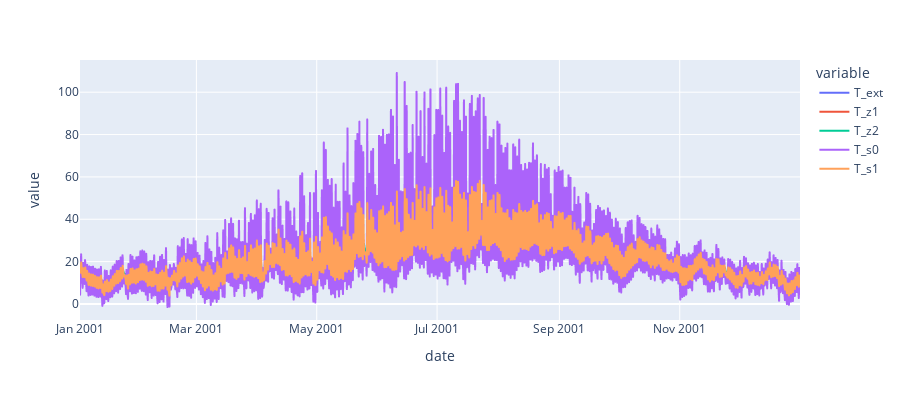

Here is the notebook cell this chart was saved with:
### Code cell
import plotly.express as px

fig = px.line(df_graph,x='date',y=['T_ext','T_z1','T_z2','T_s0','T_s1'],height=400)
fig.show()

### Figure 1 — Plotly figure (JSON) as saved in the notebook; plotly's stock layout.template omitted (floating-point values rounded to 4 significant figures; data arrays with more than 128 entries replaced by an {"elided": "..."} marker saying what was removed)
{"data": [{"hovertemplate": "variable=T_ext<br>date=%{x}<br>value=%{y}<extra></extra>", "legendgroup": "T_ext", "line": {"color": "#636efa", "dash": "solid"}, "marker": {"symbol": "circle"}, "mode": "lines", "name": "T_ext", "showlegend": true, "type": "scattergl", "x": {"elided": "8760 str values"}, "xaxis": "x", "y": {"elided": "8760 float values"}, "yaxis": "y"}, {"hovertemplate": "variable=T_z1<br>date=%{x}<br>value=%{y}<extra></extra>", "legendgroup": "T_z1", "line": {"color": "#EF553B", "dash": "solid"}, "marker": {"symbol": "circle"}, "mode": "lines", "name": "T_z1", "showlegend": true, "type": "scattergl", "x": {"elided": "8760 str values"}, "xaxis": "x", "y": {"elided": "8760 float values"}, "yaxis": "y"}, {"hovertemplate": "variable=T_z2<br>date=%{x}<br>value=%{y}<extra></extra>", "legendgroup": "T_z2", "line": {"color": "#00cc96", "dash": "solid"}, "marker": {"symbol": "circle"}, "mode": "lines", "name": "T_z2", "showlegend": true, "type": "scattergl", "x": {"elided": "8760 str values"}, "xaxis": "x", "y": {"elided": "8760 float values"}, "yaxis": "y"}, {"hovertemplate": "variable=T_s0<br>date=%{x}<br>value=%{y}<extra></extra>", "legendgroup": "T_s0", "line": {"color": "#ab63fa", "dash": "solid"}, "marker": {"symbol": "circle"}, "mode": "lines", "name": "T_s0", "showlegend": true, "type": "scattergl", "x": {"elided": "8760 str values"}, "xaxis": "x", "y": {"elided": "8760 float values"}, "yaxis": "y"}, {"hovertemplate": "variable=T_s1<br>date=%{x}<br>value=%{y}<extra></extra>", "legendgroup": "T_s1", "line": {"color": "#FFA15A", "dash": "solid"}, "marker": {"symbol": "circle"}, "mode": "lines", "name": "T_s1", "showlegend": true, "type": "scattergl", "x": {"elided": "8760 str values"}, "xaxis": "x", "y": {"elided": "8760 float values"}, "yaxis": "y"}], "layout": {"height": 400, "legend": {"title": {"text": "variable"}, "tracegroupgap": 0}, "margin": {"t": 60}, "xaxis": {"anchor": "y", "domain": [0, 1], "title": {"text": "date"}}, "yaxis": {"anchor": "x", "domain": [0, 1], "title": {"text": "value"}}}}
